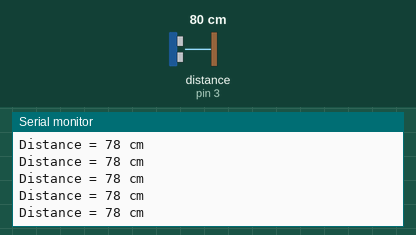
A sketch run on a simulated Arduino Uno, built with avr-gcc and run on an emulated ATmega328P. On the bench: the last lines printed to the serial monitor. Wiring (inferred from the names in the program): ultrasonic range finder: trigger pin 2; echo pin 3. Inputs (shaded band) come from the test bench; at power-on: distance to the obstacle (sensor on pin 3) 80 cm. The echo pulse lasts 58.3 µs per cm.

Above: at 1.2 s.
1.3 s: distance to the obstacle (sensor on pin 3) set to 4 cm
At 1.35 s:
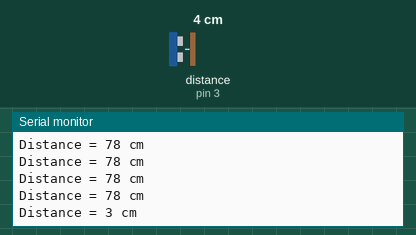
4.3 s: distance to the obstacle (sensor on pin 3) set to 18 cm
At 4.3 s:
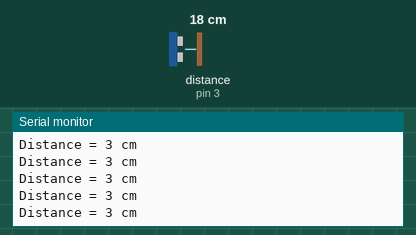
7.3 s: distance to the obstacle (sensor on pin 3) set to 2 cm
At 7.3 s:
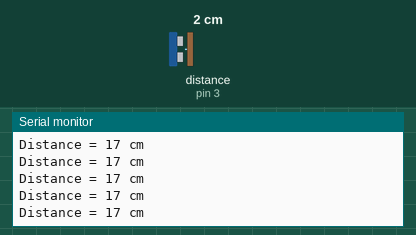
10.3 s: distance to the obstacle (sensor on pin 3) set to 35 cm
At 10.35 s:
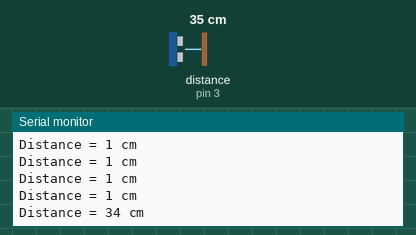
Timing chart, 0 to 13.3 s (numbered marks = the images above; inputs shaded):
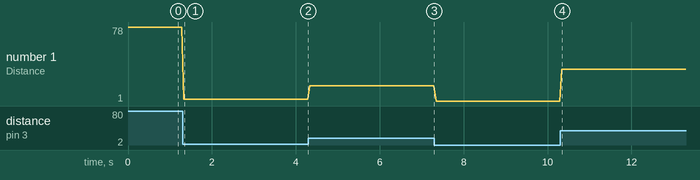

Measured:
- after the input at 1.3 s, the serial monitor: prints a new line at once (image 1)
- after the input at 10.3 s, the serial monitor: prints a new line at once (image 4)
- plotted number 1: 78 → 3 after the input at 1.3 s, 3 → 17 after the input at 4.3 s, 17 → 1 after the input at 7.3 s, 1 → 34 after the input at 10.3 s

The sketch:

Ultrasonic.ino
```cpp
#define trigPin 2
#define echoPin 3

long duration;
int distance;

void setup()
{
  pinMode(trigPin, OUTPUT);
  pinMode(echoPin, INPUT);
  Serial.begin(9600);
}
void loop()
{
  digitalWrite(trigPin, LOW);
  delayMicroseconds(5);
  digitalWrite(trigPin, HIGH);
  delayMicroseconds(10);
  digitalWrite(trigPin, LOW);
  duration = pulseIn(echoPin, HIGH);
  distance = duration * 0.034 / 2;
  Serial.print("Distance = ");
  Serial.print(distance);
  Serial.println(" cm");
  delay(50);
}
```

hello.c
```cpp
#include <stdio.h>   // Standard input/output library

int main() {
    printf("Hello, World!");   // Print message
    return 0;                  // End of program
}
```
